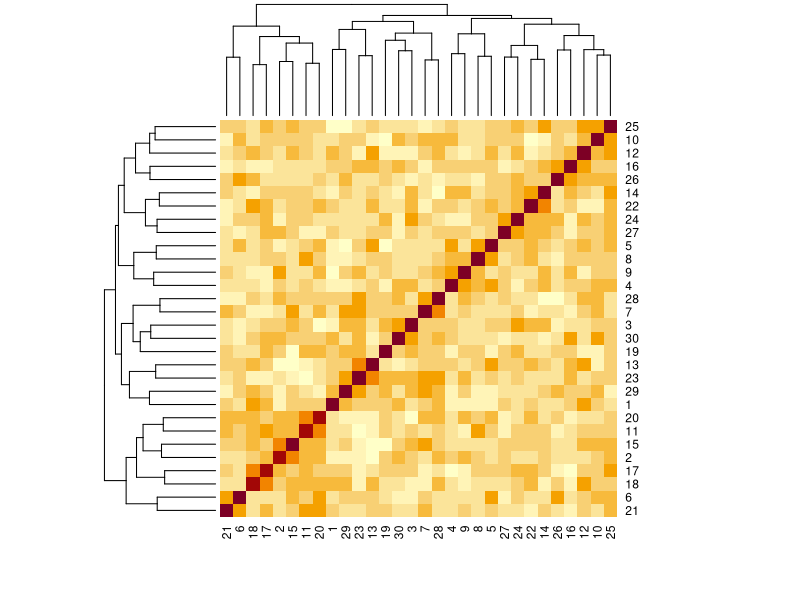

Recreate this plot in R.
# Set seed for reproducibility
set.seed(123)

# Generate random data
random_data <- matrix(runif(100 * 30, 1, 200), nrow = 100, ncol = 30)

# (i) Replace values with NA between [10, 60]
random_data[10:60, ] <- NA

# (ii) Count number of rows with missing values
rows_with_missing <- sum(rowSums(is.na(random_data)) > 0)
print(paste("Number of rows with missing values:", rows_with_missing))

# (iii) Replace NA values with column mean
random_data <- apply(random_data, 2, function(x) {
  x[is.na(x)] <- mean(x, na.rm = TRUE)
  return(x)
})

# (iv) Calculate Pearson correlation and plot heat map
correlation <- cor(random_data, use = "pairwise.complete.obs")
heatmap(correlation)

# (v) Select columns with correlation <= 0.7
columns_to_keep <- which(apply(correlation, 2, function(x) any(abs(x) <= 0.7)))

# Normalize values between 0 and 10
normalized_data <- apply(random_data, 2, function(x) {
  (x - min(x, na.rm = TRUE)) / (max(x, na.rm = TRUE) - min(x, na.rm = TRUE)) * 10
})

# Replace values with 1 if value <= 0.5, otherwise with 0
replaced_data <- ifelse(normalized_data <= 0.5, 1, 0)

